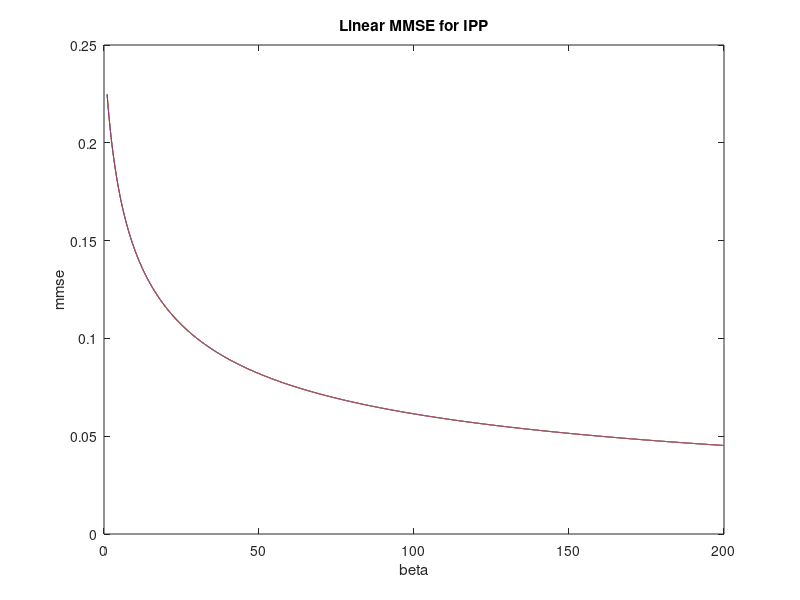

The MATLAB script that drew this image:
% Calculation of linear MMSE for on-off modulated light
clear all
clc
close all

% Assumptions and modifications
% - calculates steady state linear MMSE
% - works across gamma via k

% Gamma of interest
gamma = [5 10 20 30];
leng = length(gamma);
kset = 1./(100*gamma);

% Set main parameters
beta = 1:0.1:200;
lenb = length(beta);

% Main variables to store
mmseLin = zeros(leng, lenb);

for i = 1:leng
    % Alpha
    k = kset(i);
    alpha = k*beta;
    
    % Initialise storage variables
    y = zeros(size(alpha));
    mmse_inf = y;
    t = 10000;
    
    % Loop across parameters and calculate trajectory of covariance function y
    for j = 1:length(alpha)
        a = 2*alpha(j)*k;
        b = 4*k;
        c = 1 + (b^2)/(4*a);
        d = b/(2*a);
        G = atanh(sqrt(a/c)*(1/(4*k) + d));
        y(j) = sqrt(c/a)*tanh(sqrt(c/a)*a*t + G) - d;
        mmse_inf(j) = k*(sqrt(c/a) - d);
    end
    
    % Obtain normalised mmse and the mmse for the rate process
    mmse = k*y;
    mmse_lam = (alpha.*alpha).*mmse;
    
    % Store MMSE
    mmseLin(i, :) = mmse;
end

% Remove 'imaginary parts'
mmseLin = abs(mmseLin);
save('linearData.mat', 'mmseLin', 'beta', 'gamma');

% Plot all MMSE curves with gamma
figure;
plot(beta, mmseLin);
xlabel('beta');
ylabel('mmse');
title('Linear MMSE for IPP');
